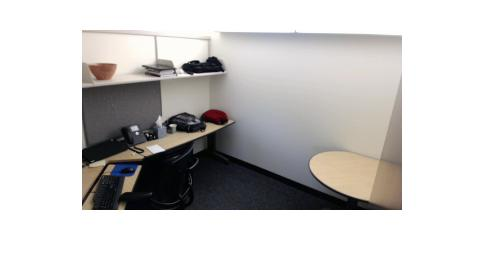
%> input picture SEM 4/Matlab/Package/src/Image intruder/fsroot/MVC_Files/TestImage1.jpg, 484 x 266 px
$ octave ImageDetection.m   (GNU Octave 9; MATLAB toolbox functions it lacks are replaced by stand-ins)
%> lines starting %> are read from the running program, lines starting %| are printed output that depends on the picture; in (x1, y1, x2, y2) boxes, pixels count from 0 and x2, y2 are one past the last pixel; in counts of white or black regions, pixels touching at a corner belong together; the program's own positions count from 1
### SEM 4/Matlab/Package/src/Image intruder/fsroot/MVC_Files/imoverlay.m
%% Copyright 2013-2015 The MathWorks, Inc.
function out = imoverlay(in, mask, color)
%IMOVERLAY Create a mask-based image overlay.
%   OUT = IMOVERLAY(IN, MASK, COLOR) takes an input image, IN, and a binary
%   image, MASK, and produces an output image whose pixels in the MASK
%   locations have the specified COLOR.
%
%   IN should be a grayscale or an RGB image of class uint8, uint16, int16,
%   logical, double, or single.  If IN is double or single, it should be in
%   the range [0, 1].  If it is not in that range, you might want to use
%   mat2gray to scale it into that range.
%
%   MASK should be a two-dimensional logical matrix.
%
%   COLOR should be a 1-by-3 vector of values in the range [0, 1].  [0 0 0]
%   is black, and [1 1 1] is white.
%
%   OUT is a uint8 RGB image.
%
%   Examples
%   --------
%   Overlay edge detection result in green over the original image.
%
%       I = imread('cameraman.tif');
%       bw = edge(I, 'canny');
%       rgb = imoverlay(I, bw, [0 1 0]);
%       imshow(rgb)
%
%   Treating the output of peaks as an image, overlay the values greater than
%   7 in red.  The output of peaks is not in the usual grayscale image range
%   of [0, 1], so use mat2gray to scale it.
%
%       I = peaks;
%       mask = I > 7;
%       rgb = imoverlay(mat2gray(I), mask, [1 0 0]);
%       imshow(rgb, 'InitialMagnification', 'fit')

%   Steven L. Eddins
%   Copyright 2006-2012 The MathWorks, Inc.

% If the user doesn't specify the color, use white.
DEFAULT_COLOR = [1 1 1];
if nargin < 3
    color = DEFAULT_COLOR;
end

% Force the 2nd input to be logical.
mask = (mask ~= 0);

% Make the uint8 the working data class.  The output is also uint8.
in_uint8 = im2uint8(in);
color_uint8 = im2uint8(color);

% Initialize the red, green, and blue output channels.
if ndims(in_uint8) == 2
    % Input is grayscale.  Initialize all output channels the same.
    out_red   = in_uint8;
    out_green = in_uint8;
    out_blue  = in_uint8;
else
    % Input is RGB truecolor.
    out_red   = in_uint8(:,:,1);
    out_green = in_uint8(:,:,2);
    out_blue  = in_uint8(:,:,3);
end

% Replace output channel values in the mask locations with the appropriate
% color value.
out_red(mask)   = color_uint8(1);
out_green(mask) = color_uint8(2);
out_blue(mask)  = color_uint8(3);

% Form an RGB truecolor image by concatenating the channel matrices along
% the third dimension.
out = cat(3, out_red, out_green, out_blue);

### SEM 4/Matlab/Package/src/Image intruder/fsroot/MVC_Files/ImageDetection.m
%% Copyright 2013-2015 The MathWorks, Inc.
%% Read in Images
img1 = imread('TestImage1.jpg');
%> img1 is the input picture: size 266x484x3 uint8; mean R, G, B 203, 201.1, 199.8
img2 = imread('TestImage2.jpg');
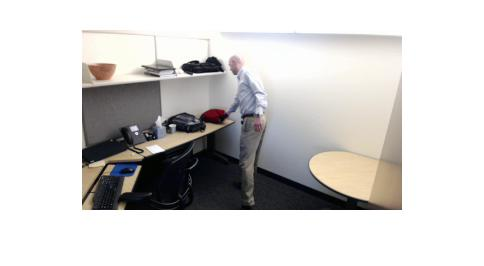
%> input picture SEM 4/Matlab/Package/src/Image intruder/fsroot/MVC_Files/TestImage2.jpg, 484 x 266 px
%> img2 is the input picture: size 266x484x3 uint8; mean R, G, B 209.4, 207.6, 206

%%  Display Color Images
figure
imshow(img1)
figure
imshow(img2)

%% Convert Images to Black and White
img1BW = rgb2gray(img1);
img2BW = rgb2gray(img2);

%%  Display Black and White Images
figure
imshow(img1BW)
figure
imshow(img2BW)

%% Subtract Images
imgDiff = abs(img1BW - img2BW);
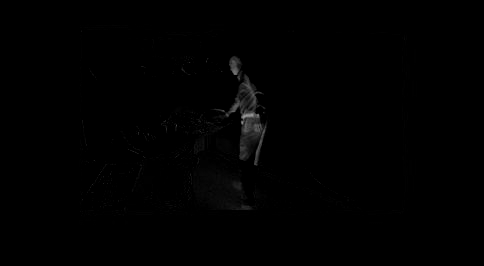
%> imgDiff: size 266x484 uint8; min 0, max 155, mean 1
% imDiff = imsubtract(img1BW - img2BW);
figure
imshow(imgDiff)

%% Find Maximium Location of Difference
maxDiff = max(max(imgDiff));
%> maxDiff = 155
[iRow,iCol] = find(imgDiff == maxDiff);
%> iRow = 116; iCol = 247
[m,n] = size(imgDiff);
%> m = 266; n = 484

imshow(imgDiff)
hold on
plot(iCol,iRow,'r*')

%% Use imtool to Determine Threshold and Length
imtool(imgDiff)

%% Threshhold Image
imgThresh = imgDiff > 8;
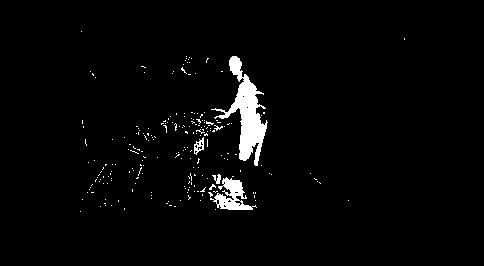
%> imgThresh: size 266x484 logical; 2.6% white; 217 white regions (212 under 20 px), largest, box (x1, y1, x2, y2) and area: (211, 56, 268, 166) 2018, (210, 177, 257, 210) 672, (194, 137, 204, 155) 89, (212, 174, 221, 184) 49, (214, 125, 223, 131) 22
figure
imshow(imgThresh)
hold on
plot(iCol,iRow,'r*')
hold off

%% Fill in Regions
imgFilled = bwareaopen(imgThresh, 15);
figure
imshow(imgFilled)

%% Overlay Onto Original Image
% Utility from File Exchange

imgBoth = imoverlay(img2,imgFilled,[1 0 0]);
%> in imoverlay, `out_red(mask)   = color_uint8(1);`:
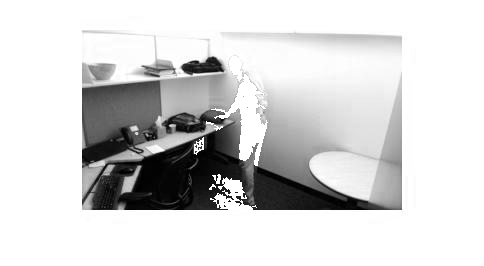
%> out_red: size 266x484 uint8; min 0, max 255, mean 213.1
%> in imoverlay, `out_green(mask) = color_uint8(2);`:
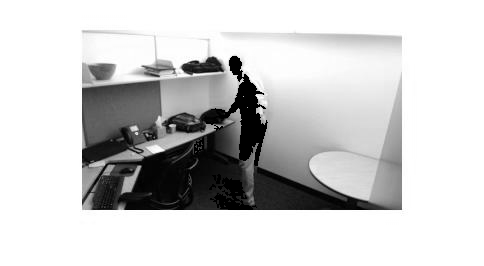
%> out_green: size 266x484 uint8; min 0, max 255, mean 205.7
%> in imoverlay, `out_blue(mask)  = color_uint8(3);`:
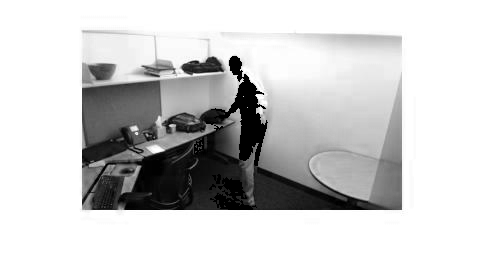
%> out_blue: size 266x484 uint8; min 0, max 255, mean 203.9
%> in imoverlay, `out = cat(3, out_red, out_green, out_blue);`:
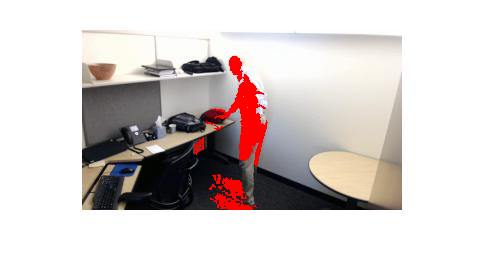
%> out: size 266x484x3 uint8; mean R, G, B 213.1, 205.7, 203.9
figure
imshow(imgBoth)

%% Only Care About Things Large Than 80

imageStats = regionprops(imgFilled, 'MajorAxisLength');
%> imageStats = 7 regions; MajorAxisLength: 17.85, 9.26, 8.72, 37.92, 107, 10.98, 9.74

imgLengths = [imageStats.MajorAxisLength];
%> imgLengths = [17.85 9.26 8.72 37.92 107 10.98 9.74]
idx = imgLengths > 80;
%> idx = [false false false false true false false]
imageStatsFinal = imageStats(idx);
%> imageStatsFinal = 1 region; MajorAxisLength: 107
disp(imageStatsFinal)
%|     MajorAxisLength = 107.02

%% Determine if Change is Significant

if isempty(imageStatsFinal)
    disp('Nothing Different Here')
else
    disp('Something is Here!')
end
